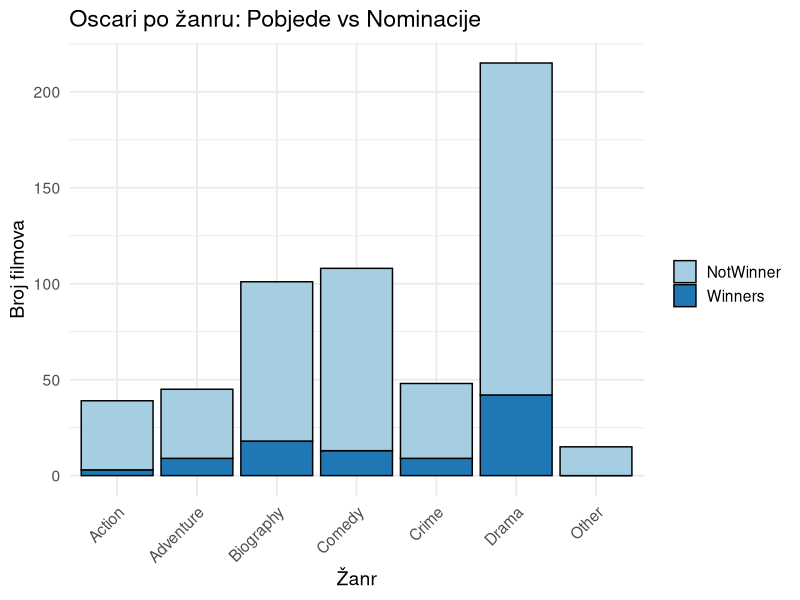
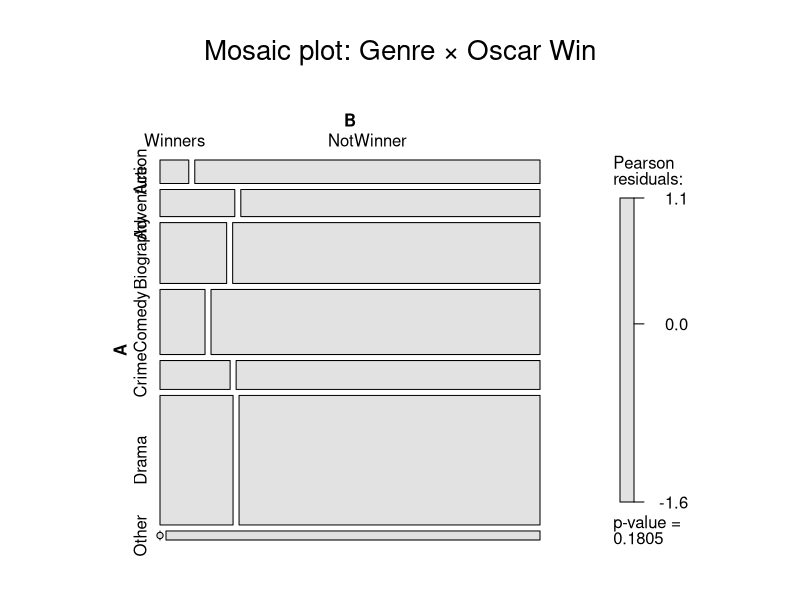

Write the R code that produced these figures, in order.
# =========================================================
# Oscarovi: Analiza žanrova (1928–2020)
# =========================================================

# --- 0. Učitavanje podataka i provjera varijabli ---
data <- read.csv("oscars_dataset.csv", sep=";")
var_types <- sapply(data, class)
cat(paste(names(var_types), ": ", var_types, sep = "", collapse = "\n"))

# ---------------------------------------------------------
# 1. Jesu li među pobjednicima neki žanrovi češći?
# ---------------------------------------------------------

# Spajanje rijetkih žanrova u "Other"
common_genres <- c("Action", "Adventure", "Biography", "Comedy", "Crime", "Drama")
data$GenreGroup <- ifelse(data$Main.Genre %in% common_genres,
                          data$Main.Genre,
                          "Other")

# Skupovi podataka
winners <- subset(data, Award == "Winner")
nominees <- subset(data, Award %in% c("Nominee", "Winner"))

# Broj po žanru
winner_counts <- as.data.frame(table(winners$GenreGroup))
nominee_counts <- as.data.frame(table(nominees$GenreGroup))

# Merge u jednu tablicu
df <- merge(nominee_counts, winner_counts, by="Var1", all.x=TRUE)
colnames(df) <- c("Genre", "Nominations", "Winners")
df$Winners[is.na(df$Winners)] <- 0  
df$NotWinner <- df$Nominations - df$Winners

df  # pregled tablice

# Kontingencijska tablica: žanr × (Pobjednik / Nije pobjednik)
contingency <- df[, c("Winners", "NotWinner")]
row.names(contingency) <- df$Genre
contingency

# Chi-squared test
chisq <- chisq.test(contingency)
chisq

# Standardizirani reziduali (pokazuju koji žanrovi odstupaju)
chisq$stdres

# Fisher Exact Test (za provjeru)
fisher.test(contingency, simulate.p.value = TRUE, B = 1e6)

# ---------------------------------------------------------
# Priprema podataka za ggplot (pivot_longer umjesto melt)
# ---------------------------------------------------------
library(tidyr)
library(dplyr)
library(ggplot2)

df_melt <- df %>%
  select(Genre, Winners, NotWinner) %>%
  pivot_longer(cols = c(Winners, NotWinner),
               names_to = "Outcome",
               values_to = "Count")

# Vizualizacija
ggplot(df_melt, aes(x = Genre, y = Count, fill = Outcome)) +
  geom_bar(stat = "identity", position = "stack", color = "black") +
  scale_fill_manual(values = c("Winners" = "#1f78b4", "NotWinner" = "#a6cee3")) +
  theme_minimal(base_size = 14) +
  labs(title = "Oscari po žanru: Pobjede vs Nominacije",
       x = "Žanr", y = "Broj filmova", fill = "") +
  theme(axis.text.x = element_text(angle = 45, hjust = 1))

# Mosaic plot
library(vcd)
cont_table <- as.table(as.matrix(contingency))
mosaic(
  cont_table,
  shade = TRUE,
  legend = TRUE,
  main = "Mosaic plot: Genre × Oscar Win",
  xlab = "Je li film pobjednik?",
  ylab = "Žanr"
)
